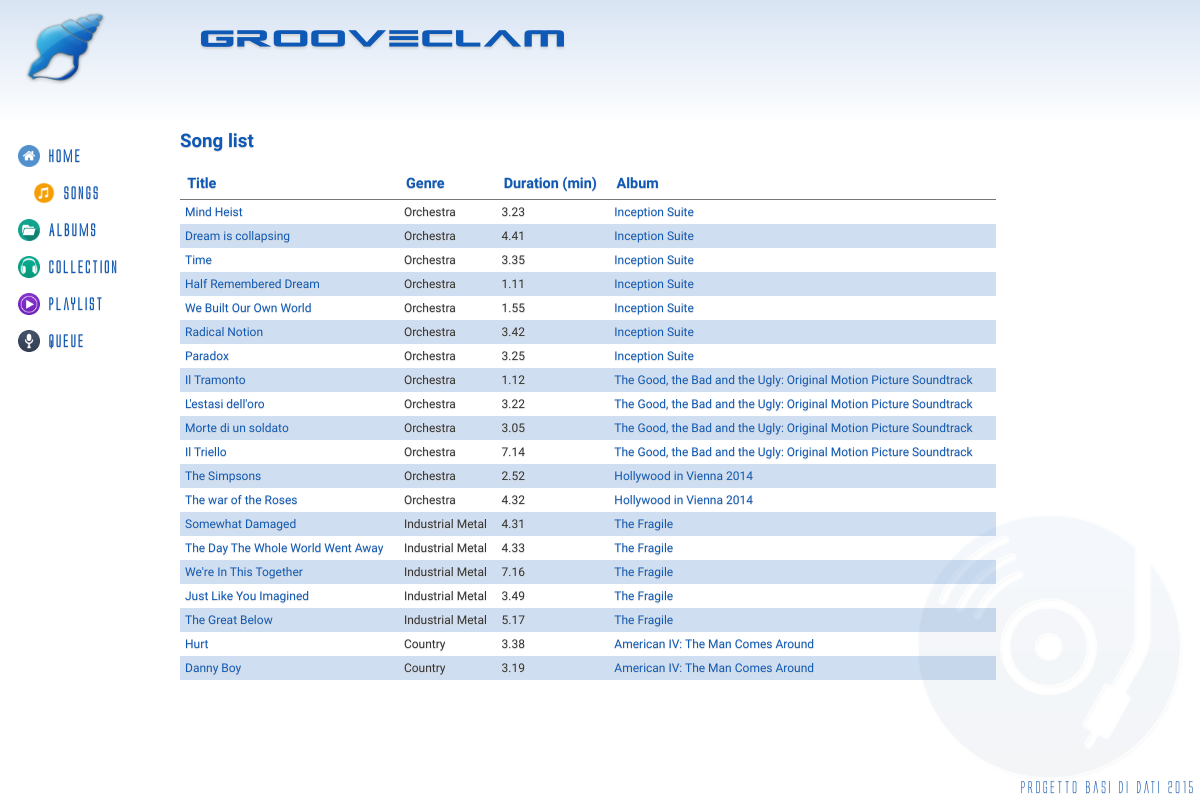
The app's page /?controller=songs&action=index, older data.
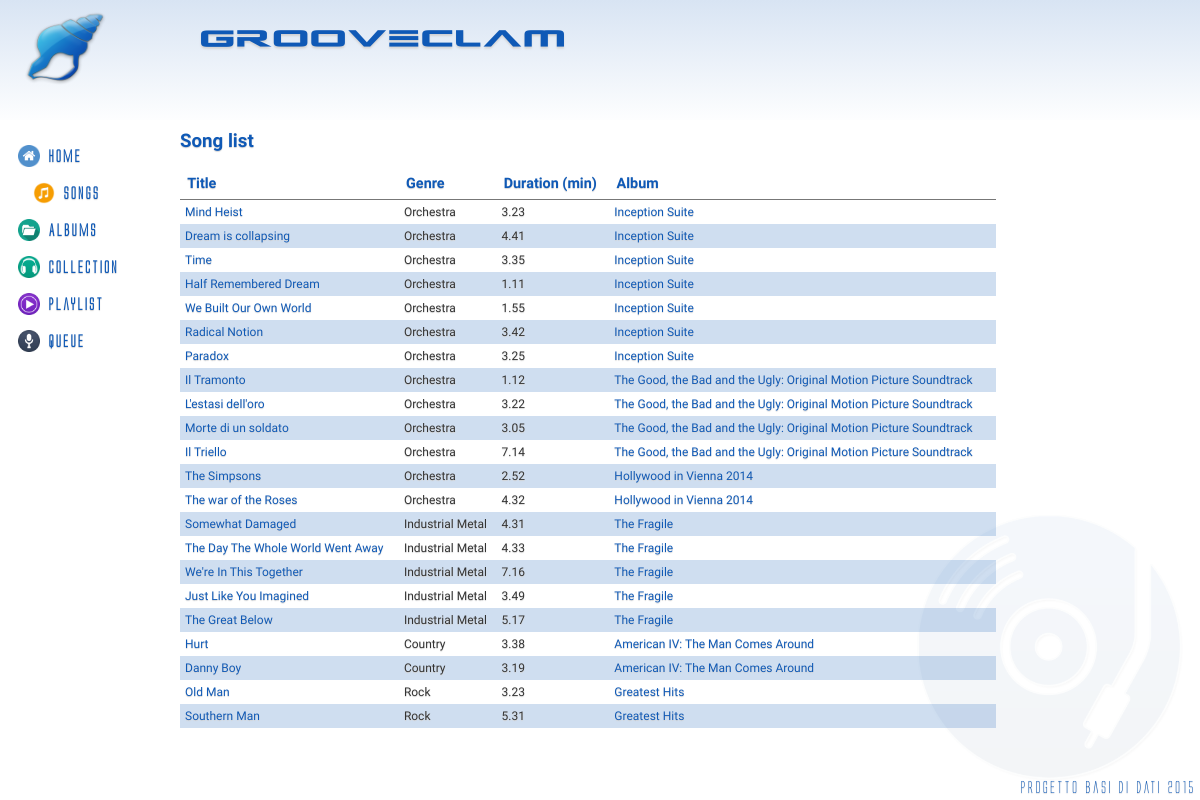
The same page, newer data.
### tables this page shows
CREATE TABLE IF NOT EXISTS `Song` (
	`IdSong` INT(11) NOT NULL AUTO_INCREMENT,
	`IdAlbum` INT(11) NOT NULL,
	`Title` VARCHAR(140) NOT NULL,
	`Genre` VARCHAR(40) NOT NULL,
	`Duration` FLOAT,
	`IdImage` INT(11) NOT NULL,
	PRIMARY KEY(`IdSong`),
	FOREIGN KEY(`IdAlbum`) REFERENCES Album(`IdAlbum`) ON DELETE CASCADE ON UPDATE CASCADE,
	FOREIGN KEY(`IdImage`) REFERENCES Cover(`IdImage`) ON DELETE CASCADE ON UPDATE CASCADE
);

CREATE TABLE IF NOT EXISTS `Album` (
	`IdAlbum` INT(11) NOT NULL AUTO_INCREMENT,
	`Title` VARCHAR(140) NOT NULL,
	`Author` VARCHAR(140) NOT NULL,
	`Info` VARCHAR(300) DEFAULT NULL,
	`Year` DATE NOT NULL,
	`Live` BOOLEAN NOT NULL,
	`Location` VARCHAR(40) DEFAULT NULL,
	PRIMARY KEY(`IdAlbum`)
);

### index.php (called while the page is built, shortened)
<?php
if(isset($_GET['controller']) && isset($_GET['action'])) {
	$controller = $_GET['controller'];
	$action = $_GET['action'];
} else {
	$controller = 'pages';
	$action = 'home';
}
require_once('views/layout.php');
?>

### controllers/songs_controller.php (called while the page is built, shortened)
<?php
class SongsController {
	public function index() {
		$songs = Song::all();
		require_once('views/songs/index.php');
	}
}
?>

### models/song.php (called while the page is built, shortened)
<?php
class Song {
	private $id;
	private $title;
	private $genre;
	private $duration;
	private $idalbum;
	private $album;
	public function __construct($id, $title, $genre, $duration, $author, $idalbum, $album) {
		$this->id = $id;
		$this->title = $title;
		$this->genre = $genre;
		$this->duration = $duration;
		$this->idalbum = $idalbum;
		$this->album = $album;
	}
	public function id() {
		return $this->id;
	}
	public function title() {
		return $this->title;
	}
	public function genre() {
		return $this->genre;
	}
	public function duration() {
		return $this->duration;
	}
	public function idalbum() {
		return $this->idalbum;
	}
	public function	album() {
		return $this->album;
	}
	public static function all() {
		$list = array();
		$db = Db::getInstance();
		$req = $db->query('SELECT s.*, a.Author, a.Title as AlbumTitle FROM Song s INNER JOIN Album a ON(s.IdAlbum = a.IdAlbum)');
		foreach($req->fetchAll() as $song) {
			$list[] = new Song($song['IdSong'], $song['Title'], $song['Genre'], $song['Duration'], $song['Author'], $song['IdAlbum'], $song['AlbumTitle']);
		}
		return $list;
	}
}
?>

### views/songs/index.php (the view, shortened to what this page needs)
<h3>Song list</h3>
<table class="table">
<thead>
	<tr>
		<th>Title</th>
		<th>Genre</th>
		<th>Duration (min)</th>
		<th>Album</th>
	</tr>
</thead>
<tbody>
<?php foreach($songs as $song) { ?>
	<tr>
		<td><a href='?controller=songs&action=show&id=<?php echo $song->id(); ?>'><?php echo $song->title(); ?></a></td>
		<td><?php echo $song->genre(); ?></td>
		<td><?php echo $song->duration(); ?></td>
		<td><a href='?controller=albums&action=show&id=<?php echo $song->idalbum(); ?>'><?php echo $song->album(); ?></a></td>
	</tr>
<?php } ?>
</tbody>
</table>

### views/layout.php (shortened to what this page needs)
<!DOCTYPE html>
<html>
<head>
<link rel="stylesheet" type="text/css" href="css/style.css">
</head>
<body>
	<header>
		<img src="img/blueseashell.png" alt="">
		<h1>Grooveclam</h1>
	</header>
	<div class="content">
		<nav>
			<ul>
				<li <?php if($_SERVER['REQUEST_URI'] == '/basidati/~abaldan/') { echo 'class="active"'; }?>>
					<img src="img/home.png" alt=""><a href='/basidati/~abaldan'>Home</a>
				</li>
				<li <?php if(preg_match('/\/\?controller=songs/i', $_SERVER['REQUEST_URI'])) { echo 'class="active"'; }?>>
					<img src="img/music.png" alt=""><a href='?controller=songs&action=index'>Songs</a>
				</li>
				<li <?php if(preg_match('/\/\?controller=albums/i', $_SERVER['REQUEST_URI'])) { echo 'class="active"'; }?>>
					<img src="img/folder-icon.png" alt=""><a href='?controller=albums&action=index'>Albums</a>
				</li>
				<li <?php if(preg_match('/\/\?controller=collection/i', $_SERVER['REQUEST_URI'])) { echo 'class="active"'; }?>>
					<img src="img/music-icon.png" alt=""><a href='?controller=collection&action=index&id=<?php echo isset($_SESSION['uid']) ? $_SESSION['uid'] : '-1'; ?>'>Collection</a>
				</li>
				<li <?php if(preg_match('/\/\?controller=playlist/i', $_SERVER['REQUEST_URI'])) { echo 'class="active"'; }?>>
					<img src="img/poweramp-icon.png" alt=""><a href='?controller=playlist&action=index'>Playlist</a>
				</li>
				<li <?php if(preg_match('/\/\?controller=queue/i', $_SERVER['REQUEST_URI'])) { echo 'class="active"'; }?>>
					<img src="img/mic-icon.png" alt=""><a href='?controller=queue&action=index&id=<?php echo isset($_SESSION['uid']) ? $_SESSION['uid'] : '-1'; ?>'>Queue</a>
				</li>
			</ul>
		</nav>
		<main>
		<?php require_once('routes.php') ?>
		</main>
	</div>
	<footer>
		Progetto Basi di dati 2015
	</footer>
</body>
</html>

### routes.php (shortened to what this page needs)
<?php
function call($controller, $action) {
	switch($controller) {
		case 'songs':
			require_once('models/song.php');
			$controller = new SongsController();
		break;
	}
	$controller->{$action}();
}
$controllers = array(
	'pages' => array('home', 'error', 'login', 'checkuser', 'logout', 'registration'),
	'songs' => array('index', 'show', 'addnew'),
	'albums' => array('index', 'show', 'add', 'addalbum'),
	'playlist' => array('index', 'show', 'newplaylist'),
	'collection' => array('index', 'addsong', 'remove'),
	'queue' => array('index', 'addsong'),
	'user' => array('show')
);
if(array_key_exists($controller, $controllers)) {
	if(in_array($action, $controllers[$controller])) {
		call($controller, $action);
	} else {
		call('pages', 'error');
	}
} else {
	call('pages', 'error');
}
?>

### css/style.css (style rules this page uses)
* { margin: 0; }
html, body { font-family: Grumpy; height: 100%; }
body { background: #ffffff url('../img/cd_music_w.png') no-repeat bottom right; background-size: 25%; color: #333; text-shadow: 0px 1px 1px #d4d4d4; }
a { text-decoration: none; color: rgb(15, 89, 182); }
h1, h2, h3, h4, h5 { color: rgb(15, 89, 182); }
.content { height: 85%; }
.content h3 { width:80%; }
.content nav { float: left; width: 15%; }
.content nav ul { list-style: none; display: block; padding: 10px 0px 0px 18px; }
.content nav ul li { -webkit-transition: all 0.2s ease-out; transition: all 0.2s ease-out; font-family: alien; color: rgb(15, 89, 182); font-weight: 600; margin: 15px 0px; }
.content nav ul li img { width: 22px; margin-right: 8px; vertical-align: middle; }
main { margin-top:10px; float: left; width: 85%; }
header { height: 15%; background: linear-gradient(to top, rgba(15, 89, 182, 0) -5%, rgba(15, 89, 182, .3) 190%); }
header img { float: left; width: 100px; height: 95px; padding-left: 15px; }
header h1 { position: relative; padding-left: 200px; padding-top: 20px; font-family: aliens; font-size: 1.650em; color: rgb(15, 89, 182); letter-spacing: 3px; text-shadow: 0 2px 2px #d4d4d4; }
footer { position: fixed; bottom: 5px; right: 5px; color: rgb(15, 89, 182); font-family: alien; }
.table { width:80%; border-collapse: collapse; margin-top: 1em; }
.table th { border-bottom: 1px solid #777; text-align: left; padding: .5em; font-size: .9em; color: rgb(15, 89, 182); }
.table td { padding: 5px; font-size: .75em; }
.table tr:nth-child(2n+2) { background-color: rgba(15, 89, 182, .2); }
.active { padding-left: 15px; }

Row changes from the older to the newer data that the page shows:
added song: Title "Old Man", Genre "Rock", Duration "3.23", IdAlbum.Title "Greatest Hits"
added song: Title "Southern Man", Genre "Rock", Duration "5.31", IdAlbum.Title "Greatest Hits"
